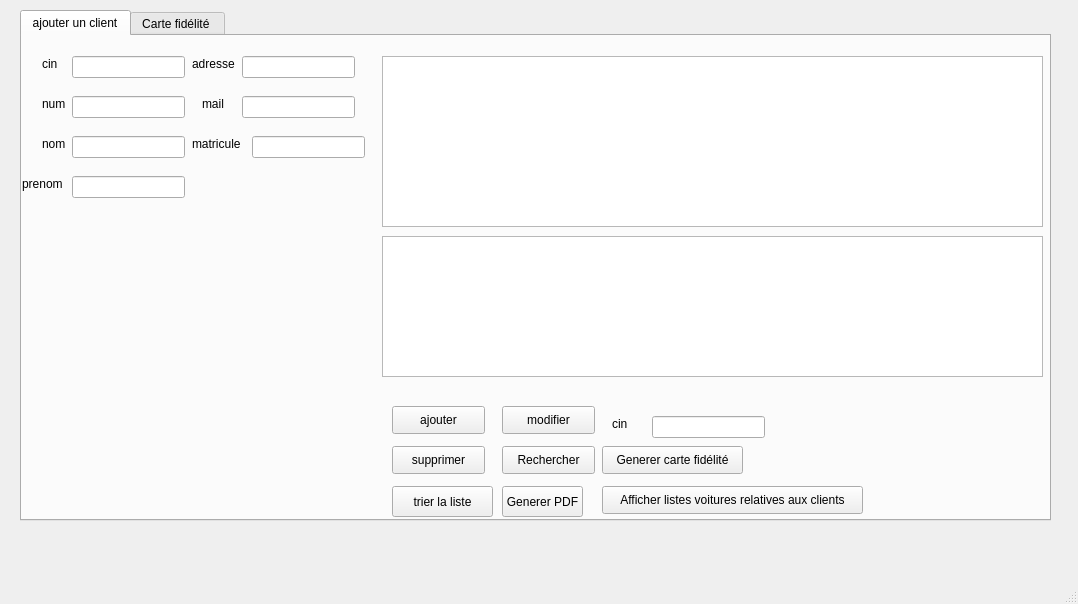
<?xml version="1.0" encoding="UTF-8"?>
<ui version="4.0">
 <class>firas</class>
 <widget class="QMainWindow" name="firas">
  <property name="geometry">
   <rect>
    <x>0</x>
    <y>0</y>
    <width>1078</width>
    <height>604</height>
   </rect>
  </property>
  <property name="windowTitle">
   <string>MainWindow</string>
  </property>
  <widget class="QWidget" name="centralwidget">
   <widget class="QTabWidget" name="tabWidget">
    <property name="geometry">
     <rect>
      <x>20</x>
      <y>10</y>
      <width>1031</width>
      <height>511</height>
     </rect>
    </property>
    <property name="currentIndex">
     <number>0</number>
    </property>
    <widget class="QWidget" name="tab_4">
     <attribute name="title">
      <string>ajouter un client</string>
     </attribute>
     <widget class="QLabel" name="label">
      <property name="geometry">
       <rect>
        <x>20</x>
        <y>20</y>
        <width>56</width>
        <height>16</height>
       </rect>
      </property>
      <property name="text">
       <string>cin</string>
      </property>
     </widget>
     <widget class="QLabel" name="label_2">
      <property name="geometry">
       <rect>
        <x>20</x>
        <y>60</y>
        <width>56</width>
        <height>16</height>
       </rect>
      </property>
      <property name="text">
       <string>num</string>
      </property>
     </widget>
     <widget class="QLabel" name="label_3">
      <property name="geometry">
       <rect>
        <x>20</x>
        <y>100</y>
        <width>56</width>
        <height>16</height>
       </rect>
      </property>
      <property name="text">
       <string>nom</string>
      </property>
     </widget>
     <widget class="QLabel" name="label_4">
      <property name="geometry">
       <rect>
        <x>0</x>
        <y>140</y>
        <width>56</width>
        <height>16</height>
       </rect>
      </property>
      <property name="text">
       <string>prenom</string>
      </property>
     </widget>
     <widget class="QLabel" name="label_5">
      <property name="geometry">
       <rect>
        <x>170</x>
        <y>20</y>
        <width>56</width>
        <height>16</height>
       </rect>
      </property>
      <property name="text">
       <string>adresse</string>
      </property>
     </widget>
     <widget class="QLabel" name="label_6">
      <property name="geometry">
       <rect>
        <x>180</x>
        <y>60</y>
        <width>56</width>
        <height>16</height>
       </rect>
      </property>
      <property name="text">
       <string>mail</string>
      </property>
     </widget>
     <widget class="QLabel" name="label_7">
      <property name="geometry">
       <rect>
        <x>170</x>
        <y>100</y>
        <width>56</width>
        <height>16</height>
       </rect>
      </property>
      <property name="text">
       <string>matricule</string>
      </property>
     </widget>
     <widget class="QLineEdit" name="lecin">
      <property name="geometry">
       <rect>
        <x>50</x>
        <y>20</y>
        <width>113</width>
        <height>22</height>
       </rect>
      </property>
      <property name="text">
       <string/>
      </property>
     </widget>
     <widget class="QLineEdit" name="lenum">
      <property name="geometry">
       <rect>
        <x>50</x>
        <y>60</y>
        <width>113</width>
        <height>22</height>
       </rect>
      </property>
     </widget>
     <widget class="QLineEdit" name="lenom">
      <property name="geometry">
       <rect>
        <x>50</x>
        <y>100</y>
        <width>113</width>
        <height>22</height>
       </rect>
      </property>
     </widget>
     <widget class="QLineEdit" name="leprenom">
      <property name="geometry">
       <rect>
        <x>50</x>
        <y>140</y>
        <width>113</width>
        <height>22</height>
       </rect>
      </property>
     </widget>
     <widget class="QLineEdit" name="lead">
      <property name="geometry">
       <rect>
        <x>220</x>
        <y>20</y>
        <width>113</width>
        <height>22</height>
       </rect>
      </property>
     </widget>
     <widget class="QLineEdit" name="lemail">
      <property name="geometry">
       <rect>
        <x>220</x>
        <y>60</y>
        <width>113</width>
        <height>22</height>
       </rect>
      </property>
     </widget>
     <widget class="QLineEdit" name="lemat">
      <property name="geometry">
       <rect>
        <x>230</x>
        <y>100</y>
        <width>113</width>
        <height>22</height>
       </rect>
      </property>
     </widget>
     <widget class="QPushButton" name="ajouter">
      <property name="geometry">
       <rect>
        <x>370</x>
        <y>370</y>
        <width>93</width>
        <height>28</height>
       </rect>
      </property>
      <property name="text">
       <string>ajouter</string>
      </property>
     </widget>
     <widget class="QPushButton" name="modifier">
      <property name="geometry">
       <rect>
        <x>480</x>
        <y>370</y>
        <width>93</width>
        <height>28</height>
       </rect>
      </property>
      <property name="text">
       <string>modifier</string>
      </property>
     </widget>
     <widget class="QPushButton" name="pushButton">
      <property name="geometry">
       <rect>
        <x>370</x>
        <y>410</y>
        <width>93</width>
        <height>28</height>
       </rect>
      </property>
      <property name="text">
       <string>supprimer</string>
      </property>
     </widget>
     <widget class="QLineEdit" name="lecin2">
      <property name="geometry">
       <rect>
        <x>630</x>
        <y>380</y>
        <width>113</width>
        <height>22</height>
       </rect>
      </property>
     </widget>
     <widget class="QLabel" name="label_15">
      <property name="geometry">
       <rect>
        <x>590</x>
        <y>380</y>
        <width>41</width>
        <height>16</height>
       </rect>
      </property>
      <property name="text">
       <string>cin</string>
      </property>
     </widget>
     <widget class="QTableView" name="tableView">
      <property name="geometry">
       <rect>
        <x>360</x>
        <y>20</y>
        <width>661</width>
        <height>171</height>
       </rect>
      </property>
     </widget>
     <widget class="QPushButton" name="trier">
      <property name="geometry">
       <rect>
        <x>370</x>
        <y>450</y>
        <width>101</width>
        <height>31</height>
       </rect>
      </property>
      <property name="text">
       <string>trier la liste</string>
      </property>
     </widget>
     <widget class="QPushButton" name="pdf">
      <property name="geometry">
       <rect>
        <x>480</x>
        <y>450</y>
        <width>81</width>
        <height>31</height>
       </rect>
      </property>
      <property name="text">
       <string>Generer PDF</string>
      </property>
     </widget>
     <widget class="QPushButton" name="search">
      <property name="geometry">
       <rect>
        <x>480</x>
        <y>410</y>
        <width>93</width>
        <height>28</height>
       </rect>
      </property>
      <property name="text">
       <string>Rechercher</string>
      </property>
     </widget>
     <widget class="QPushButton" name="pushButton_2">
      <property name="geometry">
       <rect>
        <x>580</x>
        <y>410</y>
        <width>141</width>
        <height>28</height>
       </rect>
      </property>
      <property name="text">
       <string>Generer carte fidélité</string>
      </property>
     </widget>
     <widget class="QTableView" name="tableView_2">
      <property name="geometry">
       <rect>
        <x>360</x>
        <y>200</y>
        <width>661</width>
        <height>141</height>
       </rect>
      </property>
     </widget>
     <widget class="QPushButton" name="pushButton_3">
      <property name="geometry">
       <rect>
        <x>580</x>
        <y>450</y>
        <width>261</width>
        <height>28</height>
       </rect>
      </property>
      <property name="text">
       <string>Afficher listes voitures relatives aux clients</string>
      </property>
     </widget>
    </widget>
    <widget class="QWidget" name="tab">
     <attribute name="title">
      <string>Carte fidélité </string>
     </attribute>
     <widget class="QPushButton" name="ajoutcarte">
      <property name="geometry">
       <rect>
        <x>180</x>
        <y>290</y>
        <width>121</width>
        <height>31</height>
       </rect>
      </property>
      <property name="text">
       <string>Ajouter</string>
      </property>
     </widget>
     <widget class="QPushButton" name="supprimercarte">
      <property name="geometry">
       <rect>
        <x>310</x>
        <y>290</y>
        <width>101</width>
        <height>31</height>
       </rect>
      </property>
      <property name="text">
       <string>Supprimer</string>
      </property>
     </widget>
     <widget class="QPushButton" name="modifiercarte">
      <property name="geometry">
       <rect>
        <x>420</x>
        <y>290</y>
        <width>101</width>
        <height>31</height>
       </rect>
      </property>
      <property name="text">
       <string>Modifier</string>
      </property>
     </widget>
     <widget class="QPushButton" name="affichercarte">
      <property name="geometry">
       <rect>
        <x>530</x>
        <y>290</y>
        <width>93</width>
        <height>31</height>
       </rect>
      </property>
      <property name="text">
       <string>Afficher</string>
      </property>
     </widget>
     <widget class="QLineEdit" name="cin3">
      <property name="geometry">
       <rect>
        <x>130</x>
        <y>61</y>
        <width>111</width>
        <height>31</height>
       </rect>
      </property>
     </widget>
     <widget class="QLabel" name="label_8">
      <property name="geometry">
       <rect>
        <x>80</x>
        <y>65</y>
        <width>71</width>
        <height>21</height>
       </rect>
      </property>
      <property name="text">
       <string>CIN</string>
      </property>
     </widget>
     <widget class="QTableView" name="tableView_3">
      <property name="geometry">
       <rect>
        <x>315</x>
        <y>0</y>
        <width>551</width>
        <height>261</height>
       </rect>
      </property>
     </widget>
     <widget class="QLineEdit" name="point">
      <property name="geometry">
       <rect>
        <x>130</x>
        <y>120</y>
        <width>113</width>
        <height>31</height>
       </rect>
      </property>
     </widget>
     <widget class="QLabel" name="label_9">
      <property name="geometry">
       <rect>
        <x>70</x>
        <y>130</y>
        <width>81</width>
        <height>21</height>
       </rect>
      </property>
      <property name="text">
       <string>POINT</string>
      </property>
     </widget>
    </widget>
   </widget>
  </widget>
  <widget class="QMenuBar" name="menubar">
   <property name="geometry">
    <rect>
     <x>0</x>
     <y>0</y>
     <width>1078</width>
     <height>30</height>
    </rect>
   </property>
  </widget>
  <widget class="QStatusBar" name="statusbar"/>
 </widget>
 <resources/>
 <connections/>
</ui>
